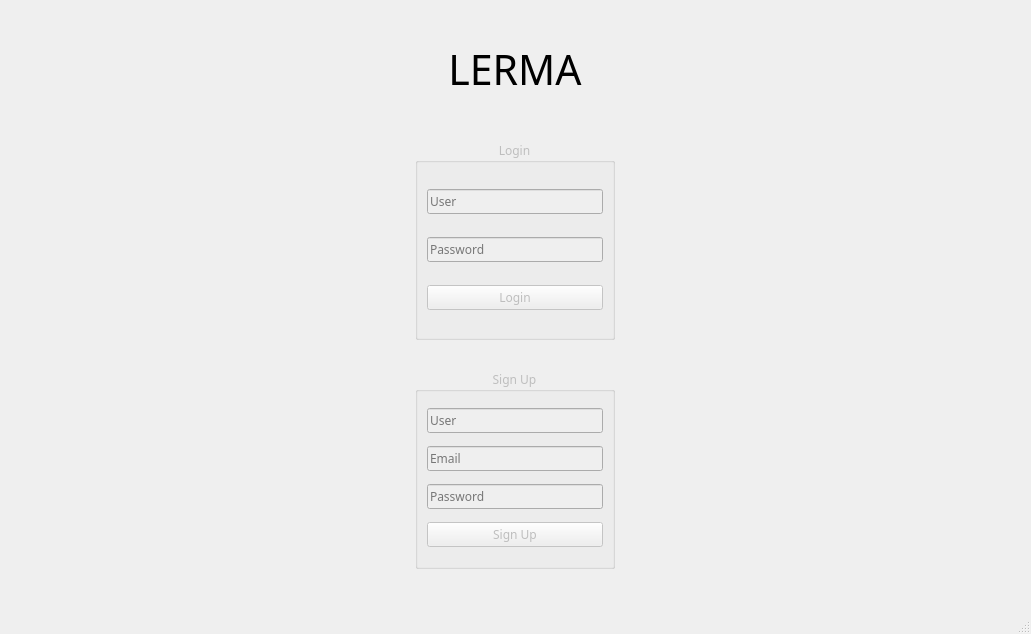
<?xml version="1.0" encoding="UTF-8"?>
<ui version="4.0">
 <class>MainWindow</class>
 <widget class="QMainWindow" name="MainWindow">
  <property name="geometry">
   <rect>
    <x>0</x>
    <y>0</y>
    <width>1031</width>
    <height>634</height>
   </rect>
  </property>
  <property name="windowTitle">
   <string>LERMA</string>
  </property>
  <widget class="QWidget" name="centralwidget">
   <property name="maximumSize">
    <size>
     <width>1902</width>
     <height>1080</height>
    </size>
   </property>
   <layout class="QGridLayout" name="gridLayout">
    <item row="0" column="0">
     <widget class="QStackedWidget" name="viewSW">
      <property name="font">
       <font>
        <family>Gill Sans MT</family>
       </font>
      </property>
      <property name="currentIndex">
       <number>0</number>
      </property>
      <widget class="QWidget" name="page">
       <layout class="QGridLayout" name="gridLayout_2">
        <item row="3" column="0">
         <widget class="QGroupBox" name="signUpGB">
          <property name="enabled">
           <bool>false</bool>
          </property>
          <property name="maximumSize">
           <size>
            <width>200</width>
            <height>200</height>
           </size>
          </property>
          <property name="font">
           <font>
            <family>Gill Sans MT</family>
            <pointsize>9</pointsize>
            <weight>50</weight>
            <italic>false</italic>
            <bold>false</bold>
           </font>
          </property>
          <property name="styleSheet">
           <string notr="true">font:rgb(255, 255, 255)</string>
          </property>
          <property name="title">
           <string>Sign Up</string>
          </property>
          <property name="alignment">
           <set>Qt::AlignCenter</set>
          </property>
          <layout class="QGridLayout" name="gridLayout_4">
           <item row="0" column="0">
            <widget class="QLineEdit" name="newUserLE">
             <property name="font">
              <font>
               <family>Gill Sans MT</family>
               <pointsize>9</pointsize>
               <weight>50</weight>
               <italic>false</italic>
               <bold>false</bold>
              </font>
             </property>
             <property name="placeholderText">
              <string>User</string>
             </property>
            </widget>
           </item>
           <item row="1" column="0">
            <widget class="QLineEdit" name="emailLE">
             <property name="font">
              <font>
               <family>Gill Sans MT</family>
               <pointsize>9</pointsize>
               <weight>50</weight>
               <italic>false</italic>
               <bold>false</bold>
              </font>
             </property>
             <property name="placeholderText">
              <string>Email</string>
             </property>
            </widget>
           </item>
           <item row="2" column="0">
            <widget class="QLineEdit" name="newPasswordLE">
             <property name="font">
              <font>
               <family>Gill Sans MT</family>
               <pointsize>9</pointsize>
               <weight>50</weight>
               <italic>false</italic>
               <bold>false</bold>
              </font>
             </property>
             <property name="echoMode">
              <enum>QLineEdit::Password</enum>
             </property>
             <property name="placeholderText">
              <string>Password</string>
             </property>
            </widget>
           </item>
           <item row="3" column="0">
            <widget class="QPushButton" name="signUpPB">
             <property name="enabled">
              <bool>false</bool>
             </property>
             <property name="font">
              <font>
               <family>Gill Sans MT</family>
               <pointsize>9</pointsize>
               <weight>50</weight>
               <italic>false</italic>
               <bold>false</bold>
              </font>
             </property>
             <property name="text">
              <string>Sign Up</string>
             </property>
            </widget>
           </item>
          </layout>
         </widget>
        </item>
        <item row="2" column="0">
         <widget class="QGroupBox" name="loginGB">
          <property name="enabled">
           <bool>false</bool>
          </property>
          <property name="maximumSize">
           <size>
            <width>200</width>
            <height>200</height>
           </size>
          </property>
          <property name="font">
           <font>
            <family>Gill Sans MT</family>
            <pointsize>9</pointsize>
            <weight>50</weight>
            <bold>false</bold>
           </font>
          </property>
          <property name="title">
           <string>Login</string>
          </property>
          <property name="alignment">
           <set>Qt::AlignCenter</set>
          </property>
          <layout class="QGridLayout" name="gridLayout_3">
           <item row="2" column="0">
            <widget class="QPushButton" name="loginPB">
             <property name="enabled">
              <bool>false</bool>
             </property>
             <property name="font">
              <font>
               <family>Gill Sans MT</family>
               <pointsize>9</pointsize>
               <weight>50</weight>
               <bold>false</bold>
              </font>
             </property>
             <property name="text">
              <string>Login</string>
             </property>
            </widget>
           </item>
           <item row="0" column="0">
            <widget class="QLineEdit" name="usernameLE">
             <property name="font">
              <font>
               <family>Gill Sans MT</family>
               <pointsize>9</pointsize>
               <weight>50</weight>
               <bold>false</bold>
              </font>
             </property>
             <property name="placeholderText">
              <string>User</string>
             </property>
            </widget>
           </item>
           <item row="1" column="0">
            <widget class="QLineEdit" name="passwordLE">
             <property name="font">
              <font>
               <family>Gill Sans MT</family>
               <pointsize>9</pointsize>
               <weight>50</weight>
               <bold>false</bold>
              </font>
             </property>
             <property name="echoMode">
              <enum>QLineEdit::Password</enum>
             </property>
             <property name="placeholderText">
              <string>Password</string>
             </property>
            </widget>
           </item>
          </layout>
         </widget>
        </item>
        <item row="1" column="0">
         <widget class="QLabel" name="tittleLBL">
          <property name="maximumSize">
           <size>
            <width>400</width>
            <height>70</height>
           </size>
          </property>
          <property name="font">
           <font>
            <family>Bahnschrift Light</family>
            <pointsize>31</pointsize>
            <weight>50</weight>
            <italic>false</italic>
            <bold>false</bold>
           </font>
          </property>
          <property name="text">
           <string>LERMA</string>
          </property>
          <property name="alignment">
           <set>Qt::AlignHCenter|Qt::AlignTop</set>
          </property>
         </widget>
        </item>
       </layout>
      </widget>
      <widget class="QWidget" name="page_2">
       <layout class="QGridLayout" name="gridLayout_6">
        <item row="2" column="0">
         <widget class="QScrollArea" name="scrollAreaRecommended">
          <property name="maximumSize">
           <size>
            <width>16777215</width>
            <height>230</height>
           </size>
          </property>
          <property name="widgetResizable">
           <bool>true</bool>
          </property>
          <widget class="QWidget" name="scrollAreaWidgetContents_2">
           <property name="geometry">
            <rect>
             <x>0</x>
             <y>0</y>
             <width>985</width>
             <height>188</height>
            </rect>
           </property>
           <layout class="QGridLayout" name="gridLayout_9">
            <item row="0" column="0">
             <layout class="QGridLayout" name="recommendedGrid"/>
            </item>
           </layout>
          </widget>
         </widget>
        </item>
        <item row="1" column="0">
         <widget class="QScrollArea" name="scrollArea">
          <property name="font">
           <font>
            <family>Montserrat</family>
            <pointsize>8</pointsize>
           </font>
          </property>
          <property name="widgetResizable">
           <bool>true</bool>
          </property>
          <widget class="QWidget" name="scrollAreaWidgetContents">
           <property name="geometry">
            <rect>
             <x>0</x>
             <y>0</y>
             <width>985</width>
             <height>189</height>
            </rect>
           </property>
           <layout class="QGridLayout" name="gridLayout_8">
            <item row="0" column="0">
             <layout class="QGridLayout" name="productsGrid">
              <property name="spacing">
               <number>7</number>
              </property>
             </layout>
            </item>
           </layout>
          </widget>
         </widget>
        </item>
        <item row="0" column="0">
         <widget class="QGroupBox" name="departmentsGB">
          <property name="font">
           <font>
            <family>Montserrat</family>
            <pointsize>11</pointsize>
           </font>
          </property>
          <property name="title">
           <string>Departments</string>
          </property>
          <property name="alignment">
           <set>Qt::AlignCenter</set>
          </property>
          <layout class="QGridLayout" name="gridLayout_5">
           <item row="2" column="0">
            <widget class="QLineEdit" name="searchLE">
             <property name="placeholderText">
              <string>Product Name</string>
             </property>
            </widget>
           </item>
           <item row="0" column="0">
            <widget class="QComboBox" name="departmentCB">
             <item>
              <property name="text">
               <string>All Departments</string>
              </property>
             </item>
             <item>
              <property name="text">
               <string>Food &amp; Drinks</string>
              </property>
             </item>
             <item>
              <property name="text">
               <string>Books</string>
              </property>
             </item>
             <item>
              <property name="text">
               <string>Electronics</string>
              </property>
             </item>
             <item>
              <property name="text">
               <string>Home &amp; Kitchen</string>
              </property>
             </item>
             <item>
              <property name="text">
               <string>Sport &amp; Outdoors</string>
              </property>
             </item>
            </widget>
           </item>
           <item row="1" column="0">
            <widget class="QComboBox" name="sortCB">
             <item>
              <property name="text">
               <string>Sort...</string>
              </property>
             </item>
             <item>
              <property name="text">
               <string>Ascending</string>
              </property>
             </item>
             <item>
              <property name="text">
               <string>Descending</string>
              </property>
             </item>
            </widget>
           </item>
          </layout>
         </widget>
        </item>
       </layout>
      </widget>
     </widget>
    </item>
   </layout>
  </widget>
  <widget class="QMenuBar" name="menubar">
   <property name="geometry">
    <rect>
     <x>0</x>
     <y>0</y>
     <width>1031</width>
     <height>26</height>
    </rect>
   </property>
  </widget>
  <widget class="QStatusBar" name="statusbar"/>
 </widget>
 <resources/>
 <connections/>
</ui>
